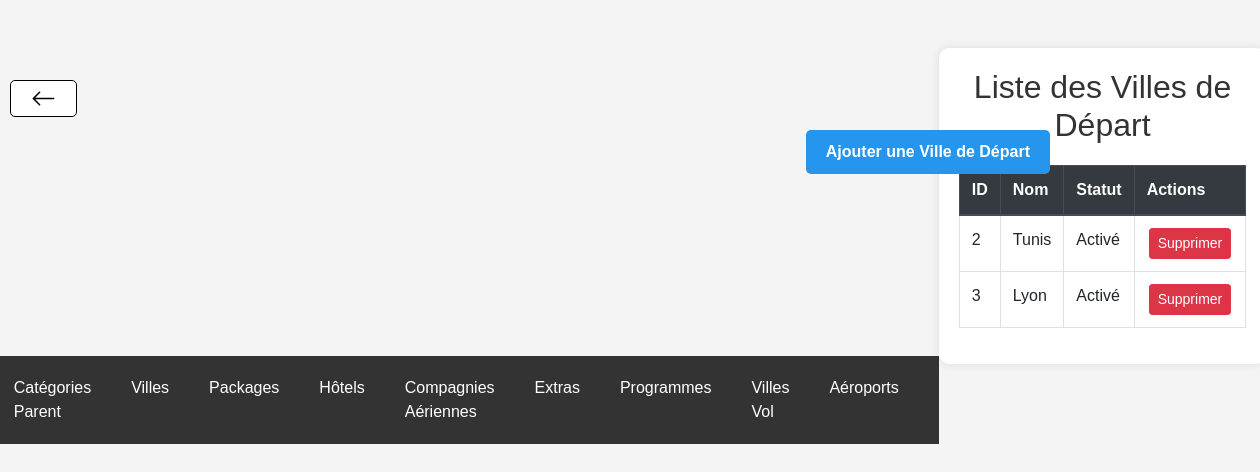
Page /liste_ville_depart.php (signed in) on the earlier database version.
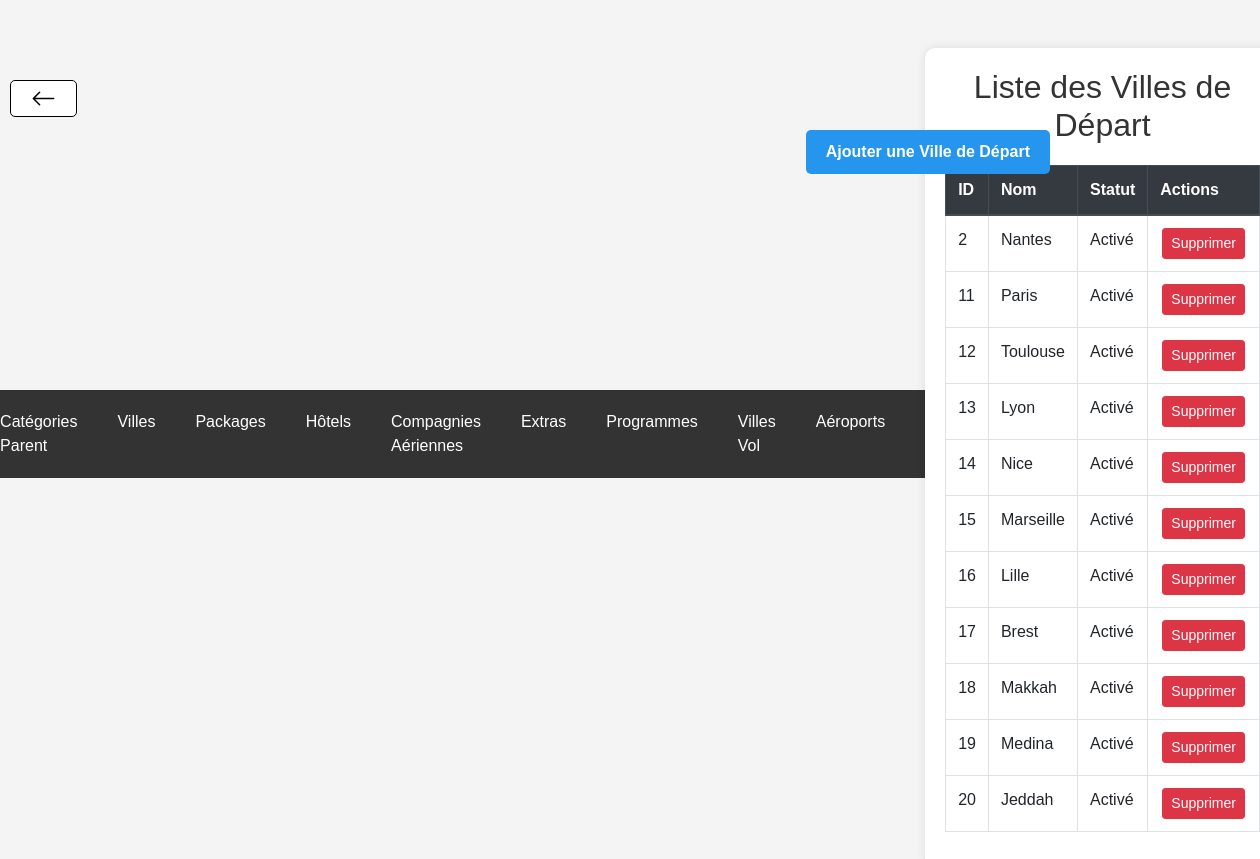
Same page on the later database version.
### tables this page shows
CREATE TABLE `ville_depart` (
  `id` int(11) NOT NULL,
  `nom` varchar(255) NOT NULL,
  `statut` enum('activé','désactivé') NOT NULL
);

### liste_ville_depart.php (the view, shortened to what this page needs)
<!DOCTYPE html>
<html lang="fr">
<head>
    <link rel="stylesheet" href="https://maxcdn.bootstrapcdn.com/bootstrap/4.5.2/css/bootstrap.min.css">
    <?php include 'header.php'; ?>
</head>
<body>
    <div class="container mt-5">
        <h2 class="text-center">Liste des Villes de Départ</h2>
        <a href="ajouter_ville_depart.php" class='btn-add'><b>Ajouter une Ville de Départ</b></a>
        <table class="table table-bordered">
            <thead class="thead-dark">
                <tr>
                    <th>ID</th>
                    <th>Nom</th>
                    <th>Statut</th>
                    <th>Actions</th>
                </tr>
            </thead>
            <tbody>
                <?php
                include 'db.php';
                $sql = "SELECT * FROM ville_depart";
                $result = mysqli_query($conn, $sql);
                if (mysqli_num_rows($result) > 0) {
                    while ($row = mysqli_fetch_assoc($result)) {
                        echo "<tr>";
                        echo "<td>" . $row["id"] . "</td>";
                        echo "<td>" . $row["nom"] . "</td>";
                        echo "<td>" . ucfirst($row["statut"]) . "</td>";
                        echo "<td><a href='supprimer_ville_depart.php?id=" . $row["id"] . "' class='btn btn-danger btn-sm'>Supprimer</a></td>";
                        echo "</tr>";
                    }
                } else {
                    echo "<tr><td colspan='4' class='text-center'>Aucune ville de départ trouvée</td></tr>";
                }
                ?>
            </tbody>
        </table>
    </div>
</body>
</html>

### header.php (shortened to what this page needs)
<!DOCTYPE html>
<html lang="fr">
<head>
    <link rel="stylesheet" href="styles.css">
</head>
<body>
    <nav>
        <ul>
            <li>
                <a href="categorie_parent.php">Catégories Parent</a>
            </li>
            <li>
                <a href="omrapackage.php">Villes</a>
            </li>
            <li>
                <a href="#">Packages</a>
            </li>
            <li>
                <a href="hotels.php">Hôtels</a>
            </li>
            <li>
                <a href="list_compagnies.php">Compagnies Aériennes</a>
            </li>
            <li>
                <a href="list_extra.php">Extras</a>
            </li>
            <li>
                <a href="programs.php">Programmes</a>
            </li>
            <li>
                <a href="liste_ville_depart.php">Villes Vol</a>
            </li>
            <li>
                <a href="liste_aeroport.php">Aéroports</a>
            </li>
        </ul>
    </nav>
    <a href="javascript:void(0);" class="prev-btn" onclick="history.back();"><svg xmlns="http://www.w3.org/2000/svg" width="25" height="25" fill="currentColor" class="bi bi-arrow-left" viewBox="0 0 16 16">
            <path fill-rule="evenodd" d="M15 8a.5.5 0 0 0-.5-.5H2.707l3.147-3.146a.5.5 0 1 0-.708-.708l-4 4a.5.5 0 0 0 0 .708l4 4a.5.5 0 0 0 .708-.708L2.707 8.5H14.5A.5.5 0 0 0 15 8" />
        </svg></a>
</body>
</html>

### css/styles.css (style rules this page uses)
body { font-family: 'Lexend', sans-serif; line-height: 1.5; min-height: 100vh; display: flex; align-items: center; justify-content: center; color: #393232; background-color: #f7f7f7; }

### liste_ville_depart.php (style rules this page uses)
body { font-family: Arial, sans-serif; background-color: #f4f4f4; margin: 0; padding: 0; box-sizing: border-box; }
.container { width: 80%; margin: auto; background-color: #fff; padding: 20px; border-radius: 10px; box-shadow: 0 0 10px rgba(0, 0, 0, 0.1); }
h2 { text-align: center; color: #333; }
.table { margin-top: 20px; }
.btn-sm { margin: 0 2px; }
.btn-add { background-color: #2595ee; color: white; padding: 10px 20px; border: none; border-radius: 5px; cursor: pointer; position: absolute; right: 210px; top: 130px; text-decoration: none; }

### header.php (style rules this page uses)
body { font-family: Arial, sans-serif; background-color: #f4f4f4; margin: 0; padding: 0; box-sizing: border-box; }
nav { background-color: #333; color: white; padding: 10px; }
nav ul { list-style-type: none; padding: 0; margin: 0; display: flex; }
nav ul li { position: relative; margin-right: 20px; }
nav ul li a { color: white; text-decoration: none; padding: 10px; display: block; }
.prev-btn { position: absolute; top: 80px; left: 10px; background-color: white; color: black; padding: 5px 20px; text-decoration: none; border-radius: 5px; font-size: 14px; border: 1px solid black; }

Differences in the rows shown:
removed ville_depart: id "3", nom "Lyon", statut "Activé"
changed ville_depart id 2: nom "Tunis" → "Nantes"
added ville_depart: id "11", nom "Paris", statut "Activé"
added ville_depart: id "12", nom "Toulouse", statut "Activé"
added ville_depart: id "13", nom "Lyon", statut "Activé"
added ville_depart: id "14", nom "Nice", statut "Activé"
added ville_depart: id "15", nom "Marseille", statut "Activé"
added ville_depart: id "16", nom "Lille", statut "Activé"
added ville_depart: id "17", nom "Brest", statut "Activé"
added ville_depart: id "18", nom "Makkah", statut "Activé"
added ville_depart: id "19", nom "Medina", statut "Activé"
added ville_depart: id "20", nom "Jeddah", statut "Activé"
